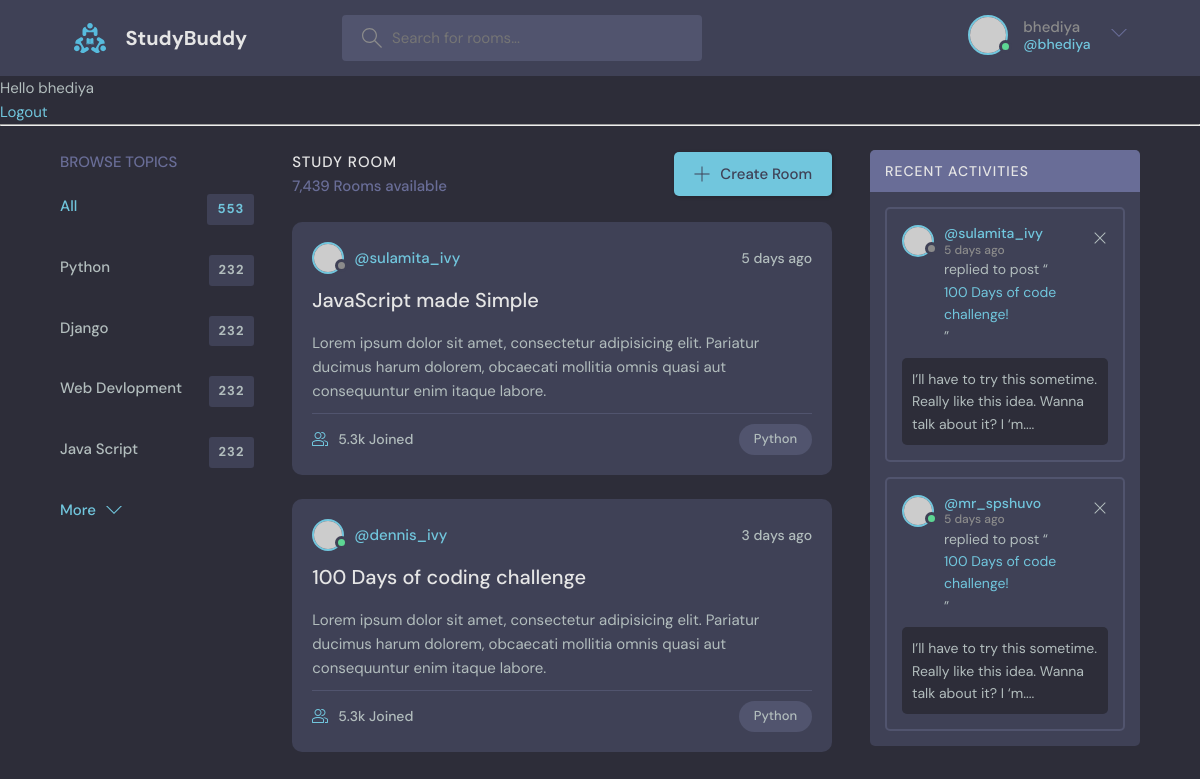
The app's page / (signed in) with its own data.
### base/models.py (models this page shows)
class Topic(models.Model):
    name=models.CharField(max_length=200)
    def __str__(self):
        return self.name

### base/views.py (the view)
# urls.py: path('',views.home,name="home"),
def home(request):
    q=request.GET.get('q') if request.GET.get('q') != None else ''
    rooms=Room.objects.filter(
        Q(topic__name__icontains=q)|
        Q(name__icontains =q)
        |Q(description__icontains =q)
        )
    room_count=rooms.count()
    topics=Topic.objects.all()
    room_messages=Message.objects.filter(Q(room__topic__name__icontains=q))
    context={'rooms':rooms,'topics':topics,'room_count':room_count,'room_messages':room_messages}
    return render(request,'base/home.html',context)

### base/templates/base/home.html (shortened to what this page needs)
{% extends 'main.html'%} {% block content %}
<main class="layout layout--3">
  <div class="container">
    {% include 'base/topics_component.html' %}
    <div class="roomList">
      <div class="roomList__header">
        <div>
          <h2>Study Room</h2>
          <p>7,439 Rooms available</p>
        </div>
        <a class="btn btn--main" href="create-room.html">
          <svg
            version="1.1"
            xmlns="http://www.w3.org/2000/svg"
            width="32"
            height="32"
            viewBox="0 0 32 32"
          >
            <title>add</title>
            <path
              d="M16.943 0.943h-1.885v14.115h-14.115v1.885h14.115v14.115h1.885v-14.115h14.115v-1.885h-14.115v-14.115z"
            ></path>
          </svg>
          Create Room
        </a>
      </div>
      <div class="roomListRoom">
        <div class="roomListRoom__header">
          <a href="profile.html" class="roomListRoom__author">
            <div class="avatar avatar--small">
              <img src="https://randomuser.me/api/portraits/women/11.jpg" />
            </div>
            <span>@sulamita_ivy</span>
          </a>
          <div class="roomListRoom__actions">
            <span>5 days ago</span>
          </div>
        </div>
        <div class="roomListRoom__content">
          <a href="room.html">JavaScript made Simple</a>
          <p>
            Lorem ipsum dolor sit amet, consectetur adipisicing elit. Pariatur
            ducimus harum dolorem, obcaecati mollitia omnis quasi aut
            consequuntur enim itaque labore.
          </p>
        </div>
        <div class="roomListRoom__meta">
          <a href="room.html" class="roomListRoom__joined">
            5.3k Joined
          </a>
          <p class="roomListRoom__topic">Python</p>
        </div>
      </div>
      <div class="roomListRoom">
        <div class="roomListRoom__header">
          <a href="profile.html" class="roomListRoom__author">
            <div class="avatar avatar--small active">
              <img src="https://randomuser.me/api/portraits/men/11.jpg" />
            </div>
            <span>@dennis_ivy</span>
          </a>
          <div class="roomListRoom__actions">
            <span>3 days ago</span>
          </div>
        </div>
        <div class="roomListRoom__content">
          <a href="room.html">100 Days of coding challenge</a>
          <p>
            Lorem ipsum dolor sit amet, consectetur adipisicing elit. Pariatur
            ducimus harum dolorem, obcaecati mollitia omnis quasi aut
            consequuntur enim itaque labore.
          </p>
        </div>
        <div class="roomListRoom__meta">
          <a class="roomListRoom__joined">
            5.3k Joined
          </a>
          <p class="roomListRoom__topic">Python</p>
        </div>
      </div>
    </div>
    <div class="activities">
      <div class="activities__header">
        <h2>Recent Activities</h2>
      </div>
      <div class="activities__box">
        <div class="activities__boxHeader roomListRoom__header">
          <a href="profile.html" class="roomListRoom__author">
            <div class="avatar avatar--small">
              <img src="https://randomuser.me/api/portraits/women/11.jpg" />
            </div>
            <p>
              @sulamita_ivy
              <span>5 days ago</span>
            </p>
          </a>
          <div class="roomListRoom__actions">
            <a href="#">
              <svg
                version="1.1"
                xmlns="http://www.w3.org/2000/svg"
                width="32"
                height="32"
                viewBox="0 0 32 32"
              >
                <title>remove</title>
                <path
                  d="M27.314 6.019l-1.333-1.333-9.98 9.981-9.981-9.981-1.333 1.333 9.981 9.981-9.981 9.98 1.333 1.333 9.981-9.98 9.98 9.98 1.333-1.333-9.98-9.98 9.98-9.981z"
                ></path>
              </svg>
            </a>
          </div>
        </div>
        <div class="activities__boxContent">
          <p>
            replied to post “<a href="room.html">100 Days of code challenge!</a
            >”
          </p>
          <div class="activities__boxRoomContent">
            I’ll have to try this sometime. Really like this idea. Wanna talk
            about it? I ‘m....
          </div>
        </div>
      </div>
      <div class="activities__box">
        <div class="activities__boxHeader roomListRoom__header">
          <a href="profile.html" class="roomListRoom__author">
            <div class="avatar avatar--small active">
              <img src="https://randomuser.me/api/portraits/men/13.jpg" />
            </div>
            <p>
              @mr_spshuvo
              <span>5 days ago</span>
            </p>
          </a>
          <div class="roomListRoom__actions">
            <a href="#">
              <svg
                version="1.1"
                xmlns="http://www.w3.org/2000/svg"
                width="32"
                height="32"
                viewBox="0 0 32 32"
              >
                <title>remove</title>
                <path
                  d="M27.314 6.019l-1.333-1.333-9.98 9.981-9.981-9.981-1.333 1.333 9.981 9.981-9.981 9.98 1.333 1.333 9.981-9.98 9.98 9.98 1.333-1.333-9.98-9.98 9.98-9.981z"
                ></path>
              </svg>
            </a>
          </div>
        </div>
        <div class="activities__boxContent">
          <p>
            replied to post “<a href="room.html">100 Days of code challenge!</a
            >”
          </p>
          <div class="activities__boxRoomContent">
            I’ll have to try this sometime. Really like this idea. Wanna talk
            about it? I ‘m....
          </div>
        </div>
      </div>
    </div>
  </div>
</main>
{% endblock %}

### templates/navbar.html (shortened to what this page needs)
{% load static %}
<header class="header header--loggedIn">
  <div class="container">
    <a href="{% url 'home' %}" class="header__logo">
      <img src="{% static 'images/logo.svg' %}" />
      <h1>StudyBuddy</h1>
    </a>
    <form class="header__search" method="GET" action="{% url 'home' %}">
      <label>
        <input name="q" placeholder="Search for rooms..." />
      </label>
    </form>
    {% if request.user.is_authenticated %}
    <nav class="header__menu">
      <div class="header__user">
        <a href="profile.html">
          <div class="avatar avatar--medium active">
            <img src="https://randomuser.me/api/portraits/men/37.jpg" />
          </div>
          <p>
            {{request.user.username}} <span>@{{request.user.username}}</span>
          </p>
        </a>
        <button class="dropdown-button">
          <svg
            version="1.1"
            xmlns="http://www.w3.org/2000/svg"
            width="32"
            height="32"
            viewBox="0 0 32 32"
          >
            <title>chevron-down</title>
            <path d="M16 21l-13-13h-3l16 16 16-16h-3l-13 13z"></path>
          </svg>
        </button>
      </div>
      {% else %}
      <a href="{% url 'login' %}">
        <img src="{% static 'images/avatar.svg' %}" />
        <p>Login</p>
      </a>
      {% endif %}
    </nav>
  </div>
</header>
{% if request.user.is_authenticated %}
<p>Hello {{request.user}}</p>
<a href="{% url 'logout' %}">Logout</a>
{% else %}
<a href="{% url 'login' %}">Login</a>
{% endif %}
<hr />

### base/templates/base/topics_component.html
<div class="topics">
  <div class="topics__header">
    <h2>Browse Topics</h2>
  </div>
  <ul class="topics__list">
    <li>
      <a href="{% url 'home' %}" class="active">All <span>553</span></a>
    </li>
    {% for topic in topics %}
    <li>
      <a href="{% url 'home' %}?q={{topic.name}}">{{topic}} <span>232</span></a>
    </li>
    {% endfor %}
  <a class="btn btn--link" href="topics.html">
    More
    <svg
      version="1.1"
      xmlns="http://www.w3.org/2000/svg"
      width="32"
      height="32"
      viewBox="0 0 32 32"
    >
      <title>chevron-down</title>
      <path d="M16 21l-13-13h-3l16 16 16-16h-3l-13 13z"></path>
    </svg>
  </a>
</div>

### records on screen
Topic: name "Python"
Topic: name "Django"
Topic: name "Web Devlopment"
Topic: name "Java Script"

### other values on screen
{{ request.user.username }} "bhediya"
{{ request.user }} "bhediya"
